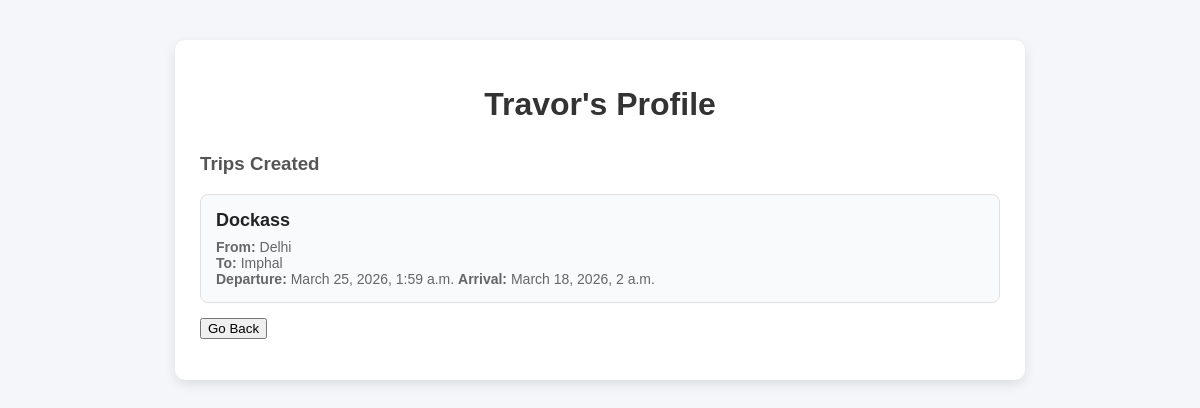
The page /users/profile/Travor/ on the database as committed earlier.
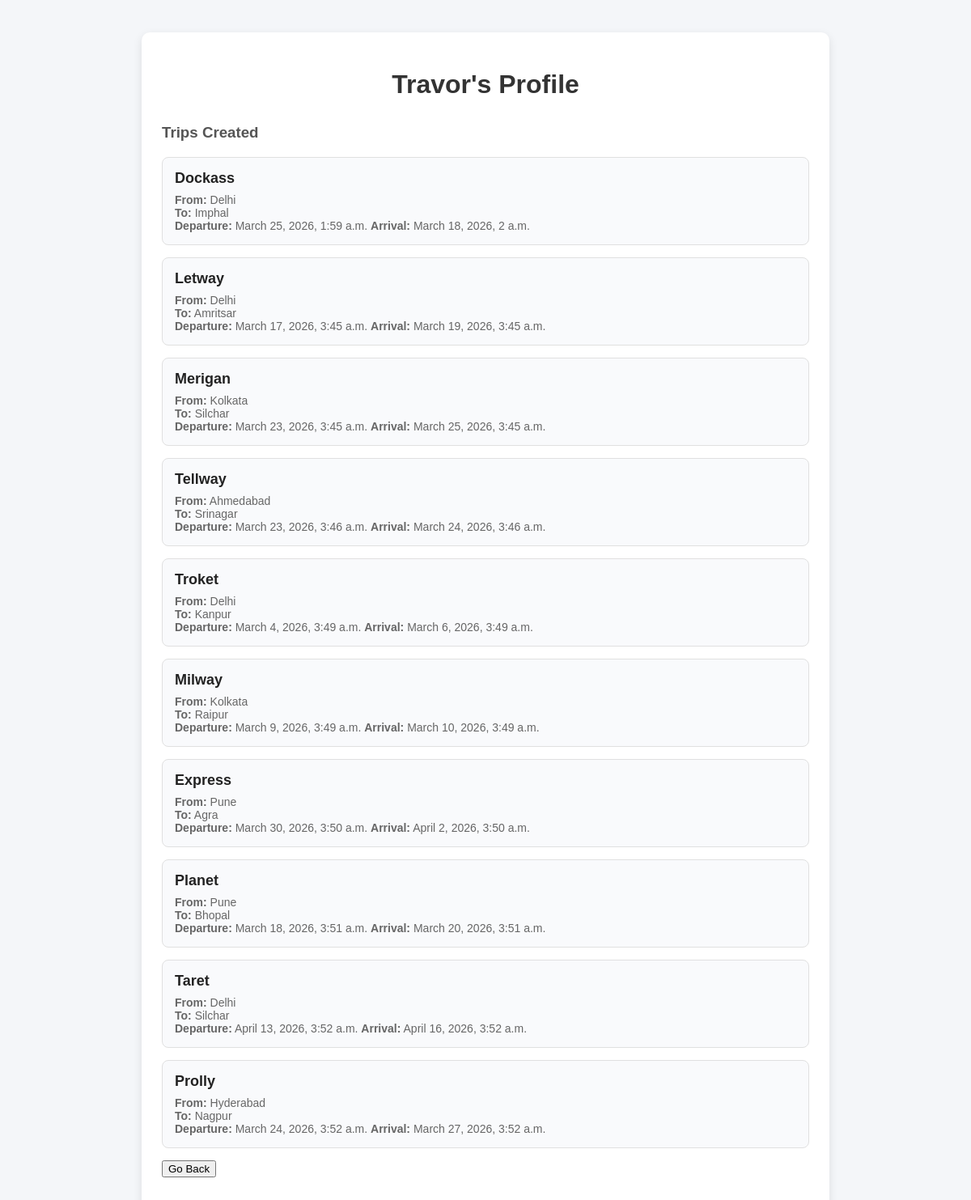
The same page on the database as committed later.
### users/models.py (models this page shows, shortened)
class User(AbstractUser):
    ROLE_CHOICES = (
        ('passenger', 'Passenger'),
        ('driver', 'Driver'),
        ('admin', 'Admin'),
    )
    role = models.CharField(max_length=20, choices=ROLE_CHOICES, default='passenger')
    phone_number = models.CharField(max_length=20, blank=True)

### trips/models.py (models this page shows, shortened)
class Trip(models.Model):
    name = models.CharField(max_length=100)
    slug = models.SlugField(unique=True)
    start_node = models.ForeignKey(
        'network.Node', related_name='start_node', on_delete=models.CASCADE
    )
    end_node = models.ForeignKey(
        'network.Node', related_name='end_node', on_delete=models.CASCADE
    )
    departure_time = models.DateTimeField()
    available_seats = models.IntegerField()
    arrival_time = models.DateTimeField(null=True, blank=True)
    ticket_price = models.DecimalField(max_digits=10, decimal_places=2, default=0.00)
    created_by = models.ForeignKey(settings.AUTH_USER_MODEL,related_name="created_trips", on_delete=models.CASCADE, null=False, blank=False)

### network/models.py (models this page shows)
class Node(models.Model):
    name = models.CharField(max_length=100)
    def __str__(self):
        return self.name

### users/views.py (the view)
# urls.py: path('profile/<str:username>/', views.profile_view, name='profile'),
def profile_view(request, username):
    user = User.objects.get(username=username)
    trips = Trip.objects.filter(created_by__username=username)
    return render(request, 'users/profile_driver.html', {"profile_user": user, "trips": trips,})

### users/templates/users/profile_driver.html (shortened to what this page needs)
<!DOCTYPE html>
<html lang="en">
<head>
</head>
<body>
    <div class="container">
        <h1>{{ profile_user.username }}'s Profile</h1>
        <h3>Trips Created</h3>
        <ul class="trip-list">
            {% for trip in trips %}
                <li class="trip-card">
                    <div class="trip-title">{{ trip.name }}</div>
                    <div class="trip-details">
                        <strong>From:</strong> {{ trip.start_node }} <br>
                        <strong>To:</strong> {{ trip.end_node }} <br>
                        <strong>Departure:</strong> {{ trip.departure_time }}
                        <strong>Arrival:</strong> {{ trip.arrival_time }}
                    </div>
                </li>
            {% empty %}
                <li class="empty">No trips created yet.</li>
            {% endfor %}
            <a href="{% url 'trips:book_trip' %}">
            <Button>Go Back</Button>
            </a>
        </ul>
    </div>
</body>
</html>

### users/templates/users/profile_driver.html (style rules this page uses)
body { font-family: Arial, sans-serif; background: #f4f6f9; margin: 0; padding: 0; }
.container { max-width: 800px; margin: 40px auto; background: white; padding: 25px; border-radius: 10px; box-shadow: 0 4px 12px rgba(0,0,0,0.1); }
h1 { text-align: center; color: #333; }
h3 { margin-top: 30px; color: #555; }
.trip-list { list-style: none; padding: 0; }
.trip-card { background: #f9fafc; border: 1px solid #e0e0e0; border-radius: 8px; padding: 15px; margin-bottom: 15px; transition: transform 0.2s, box-shadow 0.2s; }
.trip-title { font-size: 18px; font-weight: bold; color: #222; }
.trip-details { margin-top: 8px; color: #666; font-size: 14px; }

Rows that differ between the two databases and show on the page:
added Trip: name "Letway", start_node "Delhi", end_node "Amritsar", departure_time "March 17, 2026, 3:45 a.m.", arrival_time "March 19, 2026, 3:45 a.m."
added Trip: name "Merigan", start_node "Kolkata", end_node "Silchar", departure_time "March 23, 2026, 3:45 a.m.", arrival_time "March 25, 2026, 3:45 a.m."
added Trip: name "Tellway", start_node "Ahmedabad", end_node "Srinagar", departure_time "March 23, 2026, 3:46 a.m.", arrival_time "March 24, 2026, 3:46 a.m."
added Trip: name "Troket", start_node "Delhi", end_node "Kanpur", departure_time "March 4, 2026, 3:49 a.m.", arrival_time "March 6, 2026, 3:49 a.m."
added Trip: name "Milway", start_node "Kolkata", end_node "Raipur", departure_time "March 9, 2026, 3:49 a.m.", arrival_time "March 10, 2026, 3:49 a.m."
added Trip: name "Express", start_node "Pune", end_node "Agra", departure_time "March 30, 2026, 3:50 a.m.", arrival_time "April 2, 2026, 3:50 a.m."
added Trip: name "Planet", start_node "Pune", end_node "Bhopal", departure_time "March 18, 2026, 3:51 a.m.", arrival_time "March 20, 2026, 3:51 a.m."
added Trip: name "Taret", start_node "Delhi", end_node "Silchar", departure_time "April 13, 2026, 3:52 a.m.", arrival_time "April 16, 2026, 3:52 a.m."
added Trip: name "Prolly", start_node "Hyderabad", end_node "Nagpur", departure_time "March 24, 2026, 3:52 a.m.", arrival_time "March 27, 2026, 3:52 a.m."
